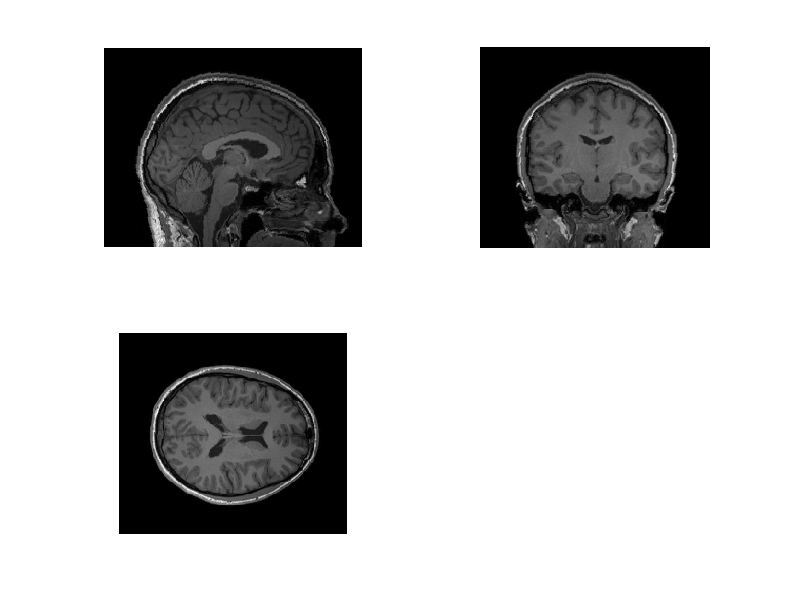
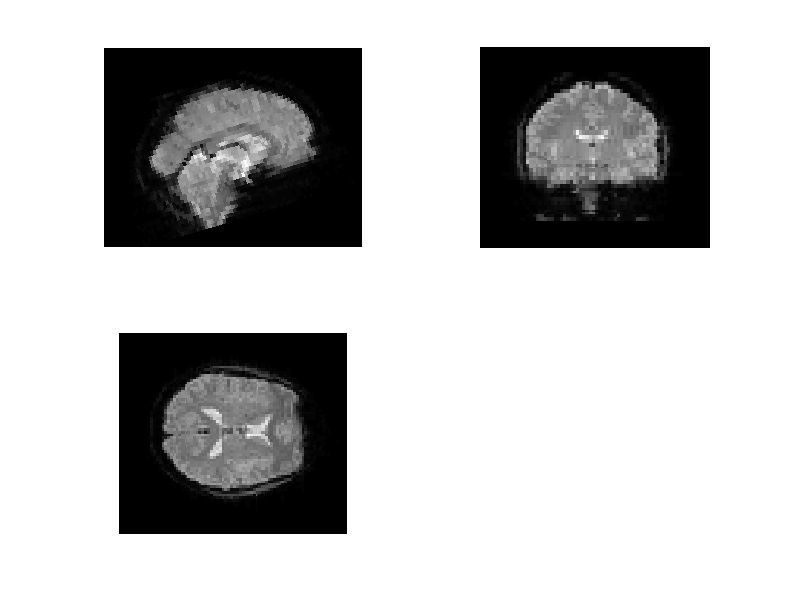
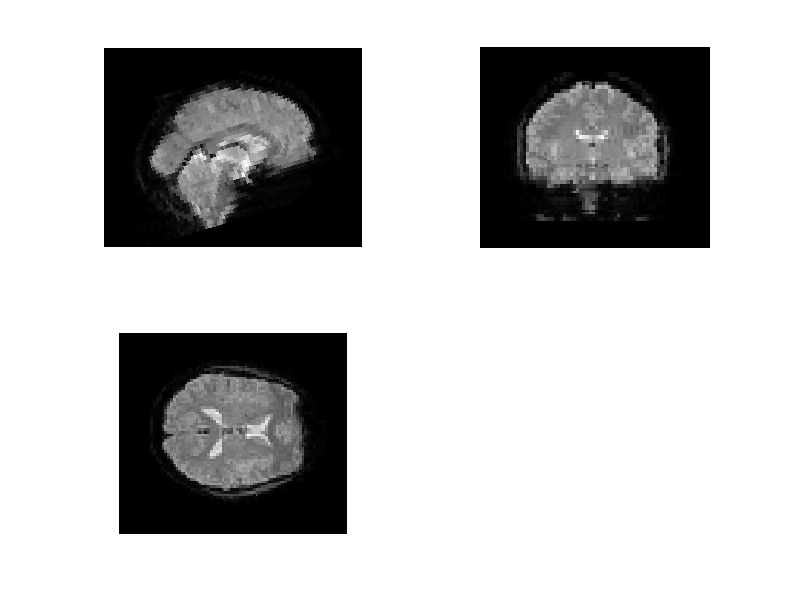
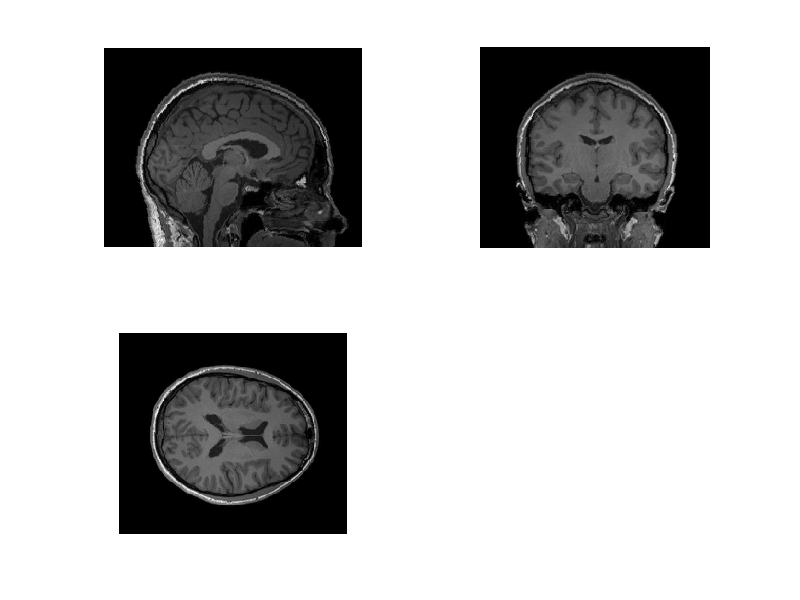

The MATLAB script that drew these images, in order: (Note: this script raises an error after producing the figures.)
clear; clc;
load('orth_matlab.mat')
load('orth_matlab_struct.mat')
load('orth_python.mat')
load('orth_python_struct.mat')

% % get min/max threshold
% mn = -Inf;
% mx = Inf;
% % threshold images
% tst = max(tst, mn); imgt = min(tst, mx);
% % recompute min/max for display
% mx = -inf; mn = inf;
% if ~isempty(tst)
%     tmp = tst(isfinite(tst));
%     mx = max([mx max(max(tmp))]);
%     mn = min([mn min(min(tmp))]);
% end;
% if mx == mn, mx = mn + eps; end;
% tst = uint8(tst / max(tst(:)) * 255);
% imshow(tst)

figure;
subplot(2,2,1);
imshow(imgc_struct);
subplot(2,2,2);
imshow(imgs_struct);
subplot(2,2,3);
imshow(imgt_struct);

figure;
subplot(2,2,1);
imshow(imgc);
subplot(2,2,2);
imshow(imgs);
subplot(2,2,3);
imshow(imgt);

figure;
subplot(2,2,1);
imshow(imgc_p);
subplot(2,2,2);
imshow(imgs_p);
subplot(2,2,3);
imshow(imgt_p);

figure;
subplot(2,2,1);
imshow(imgc_p_struct);
subplot(2,2,2);
imshow(imgs_p_struct);
subplot(2,2,3);
imshow(imgt_p_struct);

figure;
subplot(2,2,1);
imshowpair(imgc, imgc_p, 'diff');
subplot(2,2,2);
imshowpair(imgs, imgs_p, 'diff');
subplot(2,2,3);
imshowpair(imgt, imgt_p, 'diff');

figure;
subplot(2,2,1);
imshowpair(imgc_struct, imgc_p_struct, 'diff');
subplot(2,2,2);
imshowpair(imgs_struct, imgs_p_struct, 'diff');
subplot(2,2,3);
imshowpair(imgt_struct, imgt_p_struct, 'diff');

figure;
subplot(2,2,1);
ha = imshow(imgc_p_struct); hold on; hb = imshow(imgc_p); hb.AlphaData = 0.1;
subplot(2,2,2);
ha = imshow(imgs_p_struct); hold on; hb = imshow(imgs_p); hb.AlphaData = 0.1;
subplot(2,2,3);
ha = imshow(imgt_p_struct); hold on; hb = imshow(imgt_p); hb.AlphaData = 0.1;